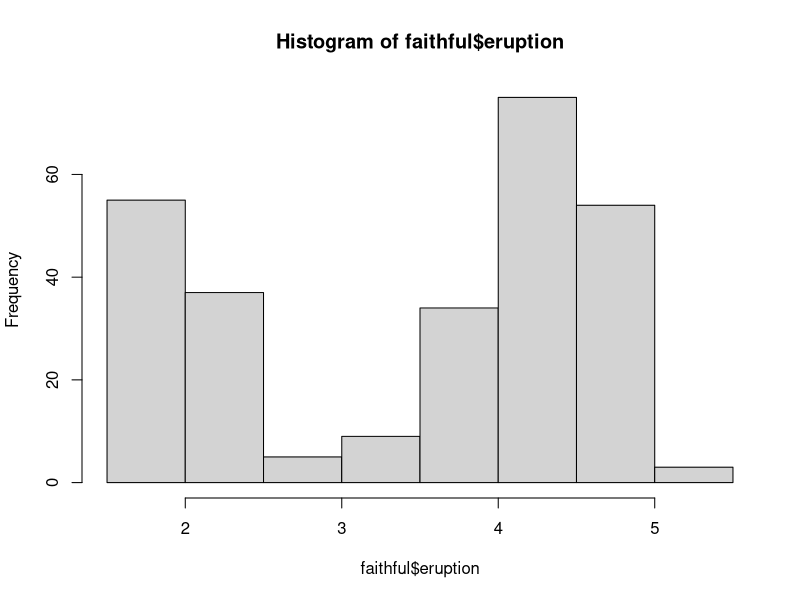
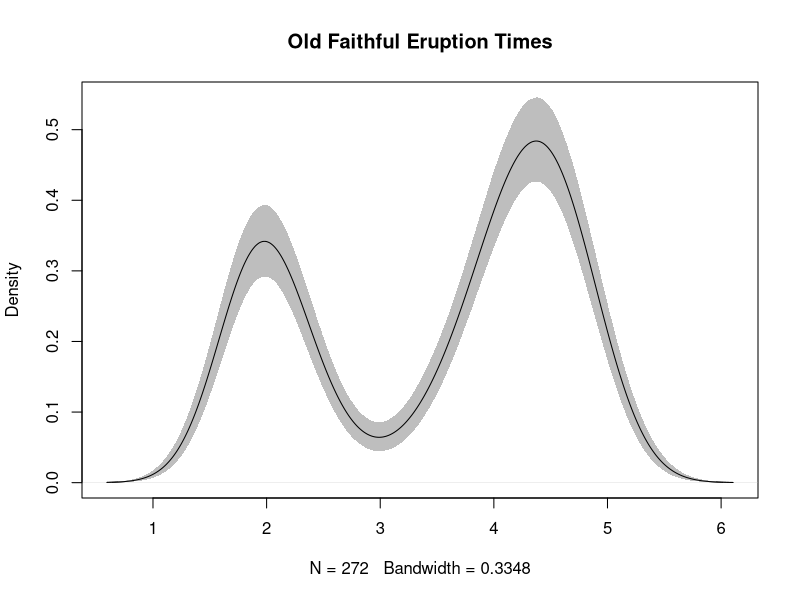

The R source for these figures, in order:
## ---- chunk 1
hist(faithful$eruption)
## ---- chunk 2
vOfErTime <- faithful$eruptions
### # density fit 
fitDensity <- density(vOfErTime)
### # markov chain samples
fitMC <- replicate(10000, {
  vSam <- sample(vOfErTime, replace = TRUE);
  vSamDens <- density(vSam, from = min(fitDensity$x),
                      to = max(fitDensity$x))$y
})
### # get quantiles based on samples
fitQuant <- apply(fitMC, 1, 
                  quantile, c(0.025, 0.975))
plot(fitDensity, ylim = range(fitQuant), main = "Old Faithful Eruption Times")
polygon(c(fitDensity$x, rev(fitDensity$x)),
        c(fitQuant[1,], rev(fitQuant[2,])),
        col = 'grey', border = FALSE)
lines(fitDensity)
